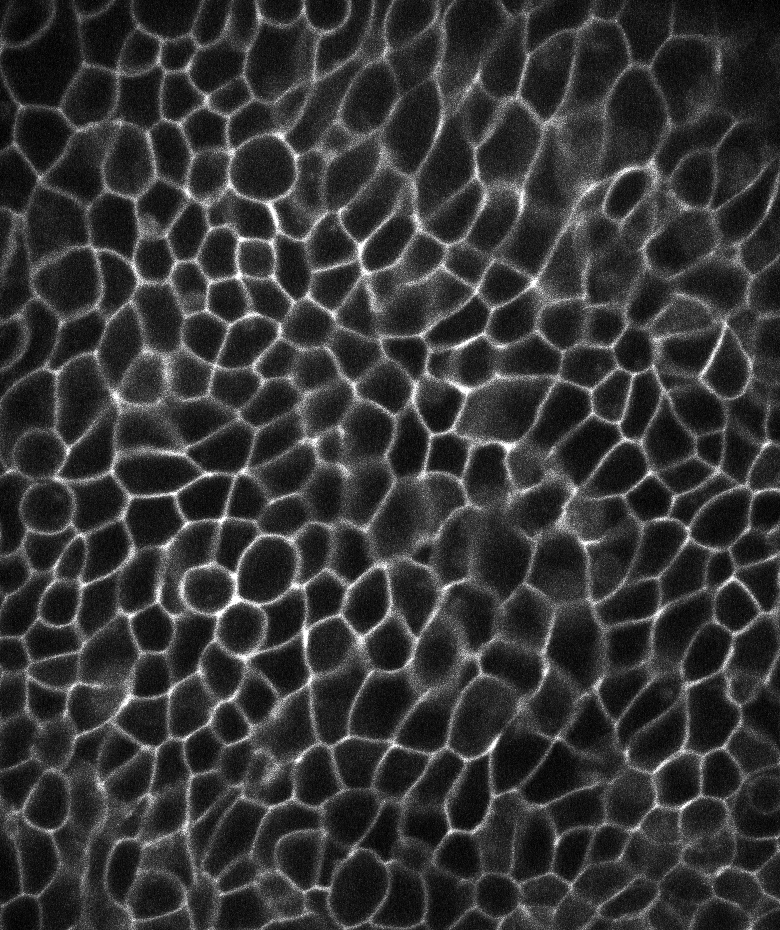
#> input picture codelab/example_data/example_cells_1.tif, 780 x 930 px, found by its file name
$ jupyter execute tutorial_section_1_sln.ipynb   (older library calls are emulated)
#> lines starting #> are read from the running program, lines starting #| are printed output that depends on the picture; after the words box and inside, x2 and y2 are one past the last pixel; in counts of white or black regions, pixels touching at a corner belong together
# Image Analysis with Python - <font color='green'>Tutorial Pipeline Section 1</font>

*originally created by Jonas Hartmann (Gilmour group, EMBL Heidelberg) in 2018*<br>
*updated and modified in 2022 by Cheng-Yu Huang*<br>

##  Table of Contents

1. [About this Tutorial](#about)
2. [Importing Modules & Packages](#import)
3. [Loading & Handling Image Data](#load)
4. [Preprocessing](#prepro)
5. [Manual Thresholding & Threshold Detection](#thresh)
6. [Adaptive Thresholding](#adaptive)
7. [Improving Masks with Binary Morphology](#morpho)
8. [Connected Components Labeling](#label)
9. [Cell Segmentation by Seeding & Expansion](#seg)

##  About this Tutorial <a id=about></a>

*This tutorial aims to teach the basics of (bio-)image processing with python, in particular the analysis of fluorescence microscopy data. The tutorial is self-explanatory and follows a "learning by doing" philosophy. It consists of step by step instructions that guide students through the construction of a 2D single-cell segmentation pipeline.*

#### Background

The aim is to construct a pipeline for the identification and segmentation of cells in 2D confocal fluorescence microscopy images of a tissue with labeled membranes. This is among the most common tasks in bio-image analysis and is often essential for the extraction of useful quantitative information from microscopy data.

The pipeline is constructed based on provided example images (see `example_data` directory), which are single-color spinning-disk confocal micrographs (objective: `40X 1.2NA W`) of cells in live zebrafish embryos in early development (~10h post fertilization), fluorescently labeled with a membrane-localized fusion protein (`mNeonGreen:Ggamma9`).

*Everything ready? Yes? Then let's get started!*

----

## Importing Modules & Packages <a id=import></a>

Let's start by importing the package NumPy, which enables the manipulation of numerical arrays:

[cell 1]
import numpy as np

*<font color=red>Important note:</font> If you are not at all familiar with ```import```, arrays and NumPy, we strongly recommend that you first complete an introductory tutorial on this topic before carrying on!*

Recall that, once imported, we can use functions/modules from the package, for example to create an array:

[cell 2]
a = np.array([1, 2, 3])

print(a)
print(type(a))

#### <font color='teal'>Exercise</font>

Using the import command as above, import two additional modules that we will be using frequently in this pipeline:

## Loading & Handling Image Data <a id=load></a>

#### <font color='teal'>Exercise</font>

We will now proceed to load one of the example images and verify that we get what we expect. Follow the instructions in the comments below.

[cell 3]
# (i) Specify the file path
# Create a string variable "filepath" with the path to the file you'd like to load (here: 'example_data\example_cells_1.tif').
### YOUR CODE HERE!
filepath = r'example_data\example_cells_1.tif' # This is a relative path: Talk about Relative and Absolute path

# Note: Paths and filenames can contain slashes, empty spaces and other special symbols, which can cause
#       trouble for programming languages under certain circumstances. To circumvent such trouble, add
#       the letter r before your string definition to create a so-called 'raw string', which is not
#       affected by these problems (e.g. my_raw_string = r"some string with funny symbols: \\\!/~***!").

[cell 4]
# (ii) Load the image

# Import the function 'imread' from the module 'skimage.io'.
### YOUR CODE HERE!
from skimage.io import imread

# Load 'example_cells_1.tif' and store it in a variable.
# Suggested name for the variable: img
### YOUR CODE HERE!
img = imread(filepath)
#> img is the input picture: shape (930, 780); min 0, max 255, mean 52.7

[cell 5]
# (iii) Check variable type, file shape and data type

print("Loaded array is of type:", type(img))
#| Loaded array is of type: <class 'numpy.ndarray'>

print("Loaded array has shape:", img.shape)
#| Loaded array has shape: (930, 780)

print("Loaded values are of type:", img.dtype)
#| Loaded values are of type: uint8

Note: The dtype should be 'uint8', because these are unsigned 8-bit integer images.

This means that the intensity values range from 0 to 255 in steps of 1.

[cell 6]
# (iv) Image visulization with matplotlib
# This is the most classic/ original way in python to show image

# First import plotting module matplotlib.pyplot as plt
import matplotlib.pyplot as plt

# Use plt.imshow to display the image. plt.imshow has parameters that can be specified, such as:
#  * colormap (cmap): for common bioimage analysis purpose you will set it to 'gray'. There are other options, such as 'viridis' and 'autumn' or 'winter'
#  * interpolation: for scientific purpose we don't want any interpolation, so set it to 'none'. The default setting is 'antialiased'
plt.imshow(img, interpolation='none', cmap='gray')

# P.S. You can have plt.figure() before plt.imshow() to define the figure size. For example:
# plt.figure(figsize=(7,7))
# plt.imshow(img, interpolation='none', cmap='gray')

## Preprocessing <a id=prepro></a>

#### Background

The goal of image preprocessing is to prepare or optimize the images to make further analysis easier. Usually, this boils down to increasing the signal-to-noise ratio by removing noise and background and by enhancing structures of interest. The specific preprocessing steps used in a pipeline depend on the type of sample, the microscopy technique used, the image quality, and the desired downstream analysis.

#### Gaussian Smoothing

A Gaussian filter smoothens an image by convolving it with a Gaussian-shaped kernel. In the case of a 2D image, the Gaussian kernel is also 2D and will look something like this:

How much the image is smoothed by a Gaussian kernel is determined by the standard deviation  of the Gaussian distribution, usually referred to as **sigma** ($\sigma$). A higher $\sigma$ means a broader distribution and thus more smoothing.

**How to choose the correct value of $\sigma$?**

This depends a lot on your images, in particular on the pixel size. In general, the chosen $\sigma$ should be large enough to blur out noise but small enough so the "structures of interest" do not get blurred too much. Usually, the best value for $\sigma$ is simply found by trying out some different options and looking at the result.

#### <font color='teal'>Exercise</font>

Perform Gaussian smoothing and visualize the result.

Follow the instructions in the comments below.

[cell 7]
# (i) Import the image processing module scipy.ndimage as ndi

import scipy.ndimage as ndi

[cell 8]
# (ii) Create a variable for the smoothing factor sigma, which should be an integer value

sigma = 3
# After implementing the Gaussian smoothing function below, you can modify this variable
# to find the ideal value of sigma.

[cell 9]
# (iii) Perform the smoothing on the image

# To do so, use the Gaussian filter function 'ndi.gaussian_filter' from the
# image processing module 'scipy.ndimage'. Check out the documentation of scipy to see how to use this function.
# Allocate the output to a new variable 'img_smooth'
img_smooth = ndi.gaussian_filter(img, sigma)

[cell 10]
# (iv) Visualize the result
plt.imshow(img_smooth, interpolation='none', cmap='gray')

## Manual Thresholding & Threshold Detection <a id=thresh></a>

#### Background

The easiest way to distinguish foreground objects (here: membranes) from the image background is to threshold the image, meaning all pixels with an intensity above a certain threshold are accepted as foreground, all others are set as background.

To find the best threshold for a given image, one option is to simply try out different thresholds manually. Alternatively, one of many algorithms for automated **'threshold detection'** can be used. These algorithms use information about the image (such as the histogram) to automatically find a suitable threshold value, often under the assumption that the background and foreground pixels in an image belong to two clearly distinct populations in terms of their intensity.

There are many different algorithms for threshold detection and it is often hard to predict which one will produce the nicest and most robust result for a particular dataset. It therefore makes sense to try out a bunch of different options.

For this pipeline, we will ultimately use a more advanced thresholding approach, which also accounts (to some extent) for variations in signal across the field of view: adaptive thresholding.

But first, let's experiment a bit with threshold detection.

#### <font color='teal'>Exercise</font>

Try out manual thresholding and automated threshold detection.

Follow the instructions in the comments below.

[cell 11]
# (i) Create a variable for a manually set threshold, which should be an integer

# This can be changed later to find a suitable value.
thresh = 70

[cell 12]
# (ii) Perform thresholding on the smoothed image

# Remember that you can use relational (Boolean) expressions such as 'smaller' (<), 'equal' (==)
# or 'greater or equal' (>=) with numpy arrays - and you can directly assign the result to a new
# variable.
mem = img_smooth > thresh
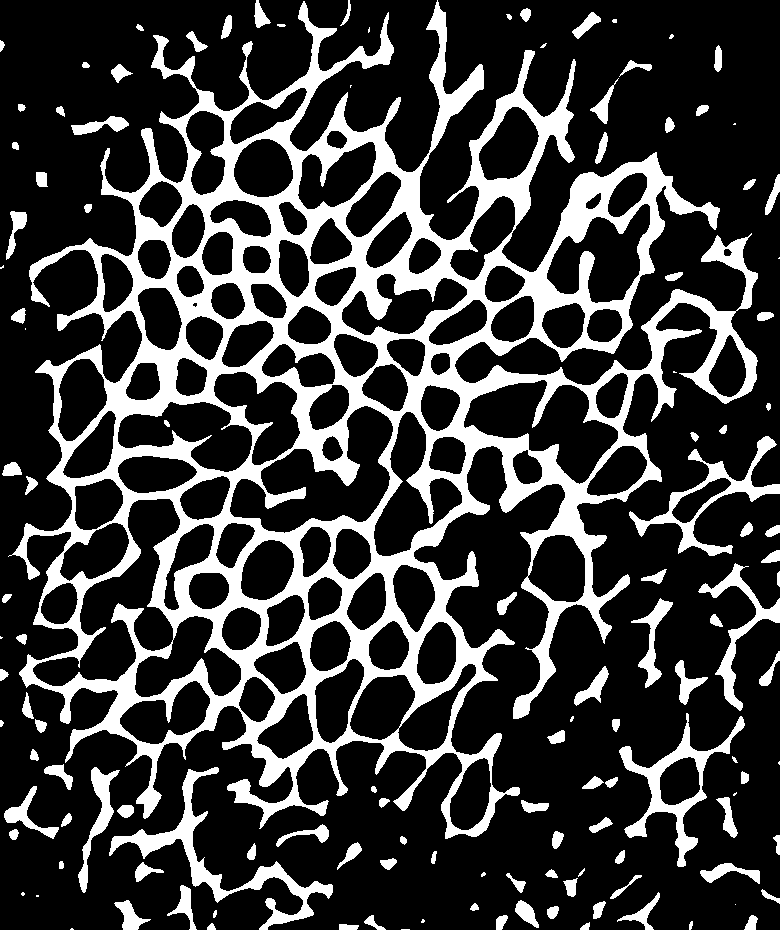
#> mem: shape (930, 780) bool; 23.6% white; 130 white regions (21 under 20 px), largest, box (x1, y1, x2, y2) and area: (8, 0, 758, 839) 139434, (109, 767, 333, 930) 4603, (619, 713, 745, 867) 3475

# Check the dtype of your thresholded image
# You should see that the dtype is 'np.bool', which stands for 'Boolean' and means the array
# is now simply filled with 'True' and 'False', where 'True' is the foreground (the regions
# above the threshold) and 'False' is the background.
print(mem.dtype)
#| bool
#> the sliders are set to thresh = 130

[cell 13]
# (iii) Visualize the result

plt.imshow(mem, interpolation='none', cmap='gray')

[cell 14]
# (iv) Try out different thresholds to find the best one

# If you are using jupyter notebook, you can adapt the code below to
# interactively change the threshold and look for the best one. These
# kinds of interactive functions are called 'widgets' and are very
# useful in exploratory data analysis to create greatly simplified
# 'User Interfaces' (UIs) on the fly.
# As a BONUS exercise, try to understand or look up how the widget works
# and play around with it a bit!
# (Note: If this just displays a static image without a slider to adjust
#        the threshold or if it displays a text warning about activating
#        the 'widgetsnbextension', check out the note below!)

# Prepare widget
from ipywidgets import interact
@interact(thresh=(10,250,10))
def select_threshold(thresh=100):

    # Thresholding
    ### ADAPT THIS: Change 'img_smooth' into the variable you stored the smoothed image in!
#> called with thresh = 130
    mem = img_smooth > thresh
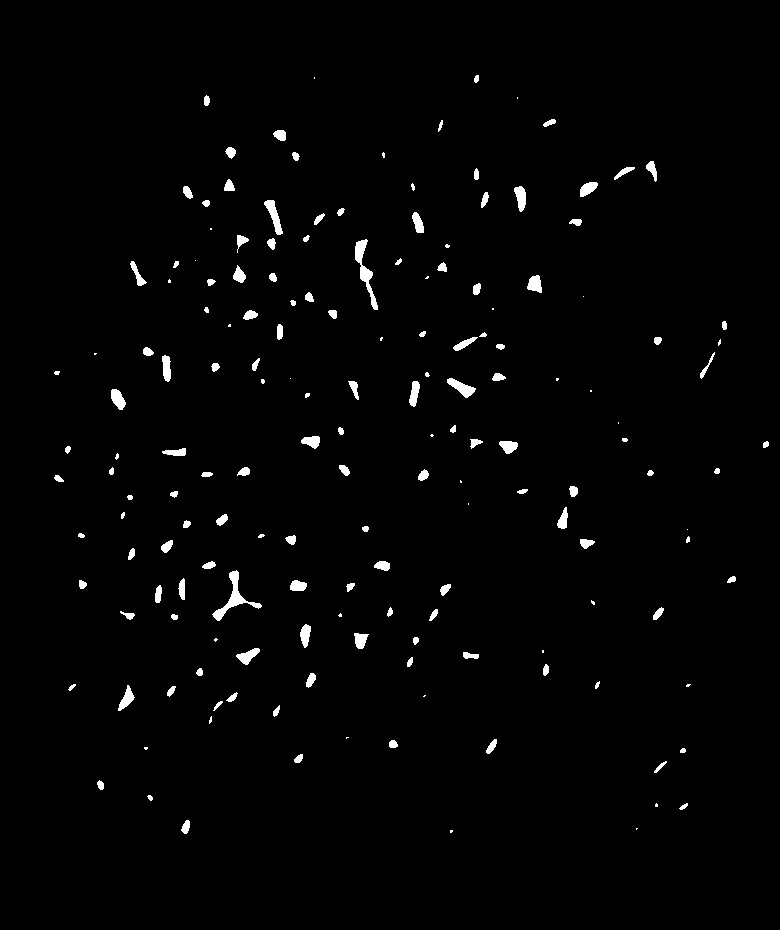
#> mem: shape (930, 780) bool; 1.6% white; 169 white regions (37 under 20 px), largest, box (x1, y1, x2, y2) and area: (212, 570, 262, 621) 531, (355, 239, 378, 310) 494, (264, 200, 283, 235) 277

    # Visualization
    plt.figure(figsize=(7,7))
    plt.imshow(mem, interpolation='none', cmap='gray')
    plt.show()

[cell 15]
# (v) Perfom automated threshold detection with Otsu's method

# The scikit-image module 'skimage.filters.thresholding' provides
# several threshold detection algorithms. The most popular one
# among them is Otsu's method. Using what you've learned so far,
# import the 'threshold_otsu' function, use it to automatically
# determine a threshold for the smoothed image, apply the threshold,
# and visualize the result.
### YOUR CODE HERE!
# Import
from skimage.filters.thresholding import threshold_otsu

# Calculate and apply threshold
thresh = threshold_otsu(img_smooth)
#> thresh = 60
mem = img_smooth > thresh
#> mem: shape (930, 780) bool; 32.9% white; 59 white regions (11 under 20 px), largest, box (x1, y1, x2, y2) and area: (0, 0, 780, 930) 225669, (494, 845, 591, 930) 2155, (0, 783, 73, 874) 1716

# Visualization
plt.imshow(mem, interpolation='none', cmap='gray')

[cell 16]
# (vi) BONUS: Did you notice the 'try_all_threshold' function?

# That's convenient! Use it to automatically test the threshold detection
# functions in 'skimage.filters.thresholding'. Don't forget to adjust the
# 'figsize' parameter so the resulting images are clearly visible.
### YOUR CODE HERE!
from skimage.filters.thresholding import try_all_threshold
fig = try_all_threshold(img_smooth, figsize=(10,10), verbose=False)
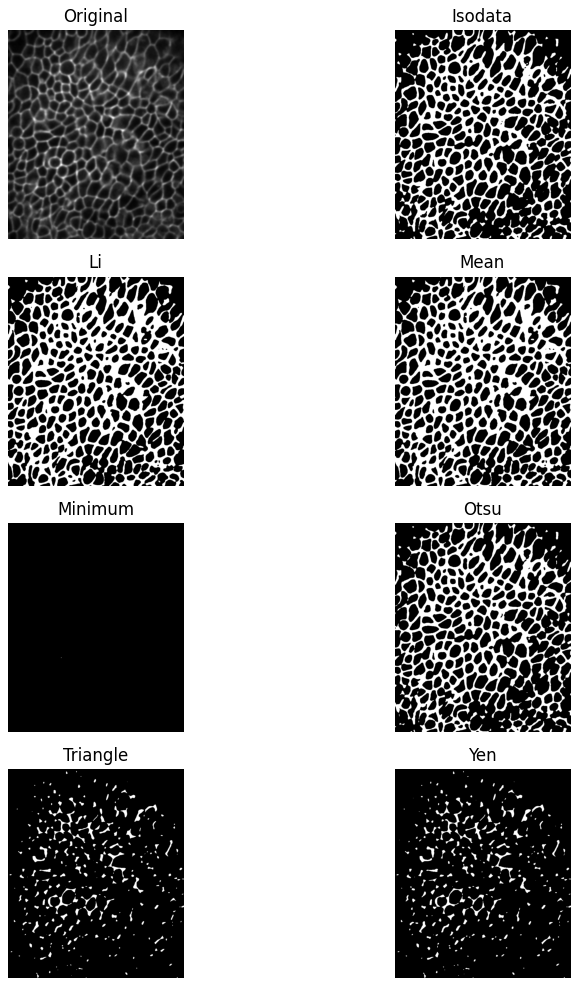
#> figure drawn by matplotlib, 8 panels

## Adaptive Thresholding <a id=adaptive></a>

#### Background

Simply applying a fixed intensity threshold does not always produce a foreground mask of sufficiently high quality, since background and foreground intensities often vary across the image. In our example image, for instance, the intensity drops at the image boundaries - a problem that cannot be resolved just by changing the threshold value.

One way of addressing this issue is to use an *adaptive thresholding* algorithm, which adjusts the threshold locally in different regions of the image to account for varying intensities.

Although `scikit-image` provides a function for adaptive thresholding (called `threshold_local`), we will here implement our own version, which is slightly different and will hopefully make the concept of adaptive thresholding very clear.

Our approach to adaptive tresholding works in two steps:

1. Generation of a "background image"

 This image should - across the entire image - always have higher intensities than the local background but lower intensities than the local foreground. This can be achieved by strong blurring/smoothing of the image, as illustrated in this 1D example:

 <br>

2. Thresholding of the original image with the background

 Instead of thresholding with a single value, every pixel in the image is thresholded with the corresponding pixel of the "background image".

#### <font color='teal'> Exercise </font>

Implement the two steps of the adaptive background subtraction:

1. Use a strong "mean filter" (aka "uniform filter") to create the background image. This simply assigns each pixel the average value of its local neighborhood. Just like the Gaussian blur, this can be done by convolution, but this time using a "uniform kernel" like this one:


 To define which pixels should be considered as the local neighborhood of a given pixel, a `structuring element` (`SE`) is    used. This is a small binary image where all pixels set to `1` will be considered as part of the neighborhood and all pixels set to `0` will not be considered. Here, we use a disc-shaped `SE`, as this reduces artifacts compared to a square `SE`.

 *Side note:* A strong Gaussian blur would also work to create the background mask. For the Gaussian blur, the analogy to the `SE` is the `sigma` value, which in a way also determines the size of the local neighborhood.<br><br>

2. Use the background image for thresholding. In practical terms, this works in exactly the same way as thresholding with a single value, since numpy arrays will automatically perform element-wise (pixel-by-pixel) comparisons when compared to other arrays of the same shape by a relational (Boolean) expression.

Follow the instructions in the comments below.

[cell 17]
# Step 1
# ------

# (i) Create a disk-shaped structuring element (SE) and asign it to a new variable.

# Import module disk from skimage.morphology
from skimage.morphology import disk

# Create SE for mean filtering
# Set radius r for the disk
r = 15
# create disk, save it as SE
footprint = disk(r)

# Visualize the SE
plt.imshow(footprint, interpolation='none')
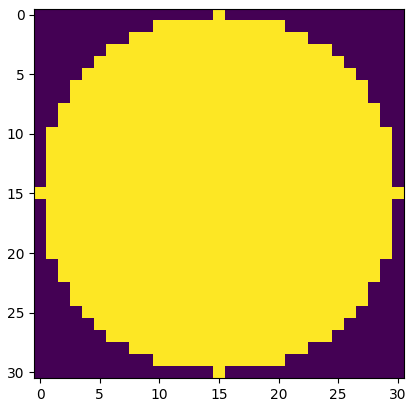
#> figure drawn by matplotlib, 1 panel

[cell 18]
# (ii) Create the background, and visulize

# Run a mean filter over the image using the disc SE and assign the output to a new variable.
# Use the function 'skimage.filters.rank.mean'.
from skimage.filters import rank

background = rank.mean(img_smooth, footprint=footprint)
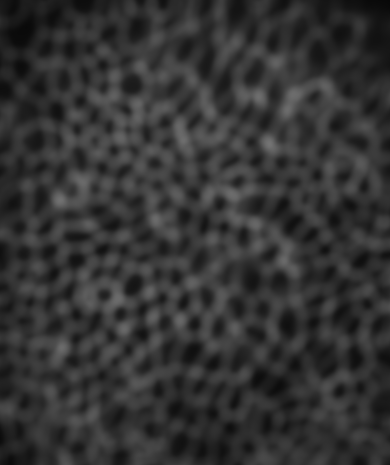
#> background: shape (930, 780) (shown at 1/2 size); min 8, max 116, mean 51.2

plt.imshow(background, interpolation='none', cmap='gray')

[cell 19]
# Step 2
# ------

# (iii) Threshold the Gaussian-smoothed original image (img_smooth) against the background image created in step 1
#      using a relational expression

mem = img_smooth > background
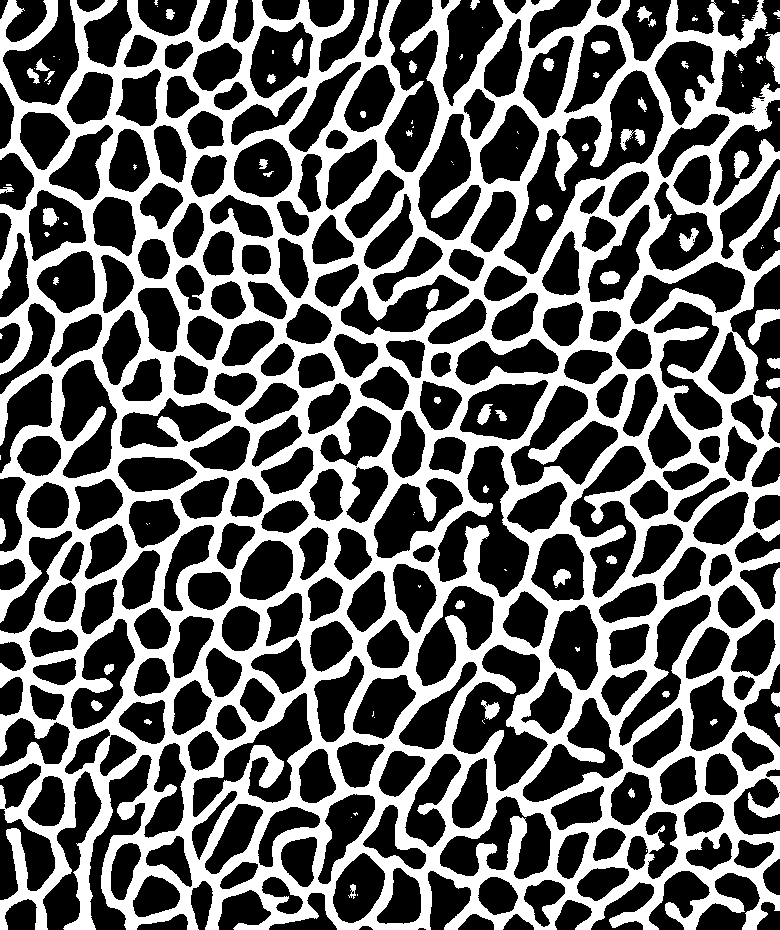
#> mem: shape (930, 780) bool; 38.7% white; 111 white regions (54 under 20 px), largest, box (x1, y1, x2, y2) and area: (0, 0, 780, 930) 274338, (748, 309, 780, 345) 519, (765, 32, 780, 84) 471
#> (the rest of the program and of its run is left out)
